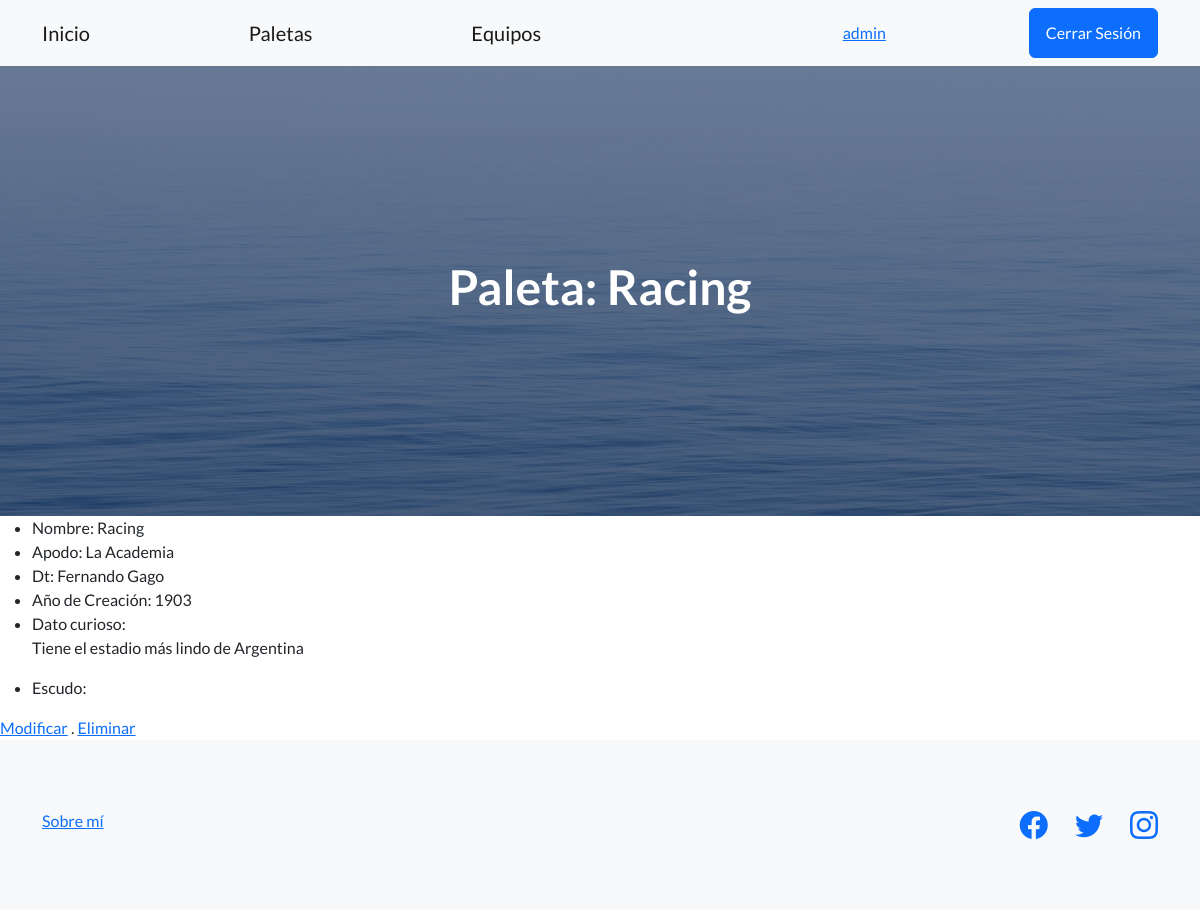
The app's page /paletas/2/ (signed in) with its own data.
### Aplicacion/models.py (models this page shows)
class Paleta(models.Model):
    nombre = models.CharField (max_length = 30)
    apodo = models.CharField (max_length = 30)
    dt = models.CharField (max_length = 30)
    anio_de_creacion = models.IntegerField ()
    dato_curioso = RichTextField()
    escudo = models.ImageField (upload_to = 'avatares', null = True, blank = True)
    def __str__(self):
        return f'{self.nombre}'

### Aplicacion/views.py (the view)
# urls.py: path('paletas/<int:pk>/', views.PaletaDetailView.as_view(), name = 'detalle_paletas'),
class PaletaDetailView(DetailView):
    model = Paleta
    template_name = "CBV/detalle_paleta.html"

### Aplicacion/templates/CBV/detalle_paleta.html (shortened to what this page needs)
{% extends 'base.html' %}
{% block h1_header %}
<h1>Paleta: {{paleta}}</h1>
{% endblock h1_header %}
{% block contenido %}
<ul>
    <li>Nombre: {{paleta.nombre}}</li>
    <li>Apodo: {{paleta.apodo}}</li>
    <li>Dt: {{paleta.dt}}</li>
    <li>Año de Creación: {{paleta.anio_de_creacion}}</li>
    <li>Dato curioso: {{paleta.dato_curioso | safe}}</li>
    <li>Escudo: <img src = {{paleta.escudo.url}} alt = '' height = '40px'></li>
</ul>
<a href = {% url 'Aplicacion:modificar_paletas' paleta.id %}>Modificar</a> . <a href = {% url 'Aplicacion:borrar_paletas' paleta.id%}>Eliminar</a>
{% endblock contenido %}

### templates/base.html (shortened to what this page needs)
<!DOCTYPE html>
<html lang="en">
    {% load static %}
    <head>
        <link href="https://cdn.jsdelivr.net/npm/bootstrap-icons@1.5.0/font/bootstrap-icons.css" rel="stylesheet" type="text/css" />
        <link href={% static 'css/styles.css' %} rel="stylesheet" />
    </head>
    <body>
        <nav class="navbar navbar-light bg-light static-top">
            <div class="container">
                <a class="navbar-brand" href={% url 'Aplicacion:inicio' %}>Inicio</a>
                <a class="navbar-brand" href={% url 'Aplicacion:lista_paletas' %}>Paletas</a>
                <a class="navbar-brand" href={% url 'Aplicacion:lista_equipos' %}>Equipos</a>
                {% if request.user.is_authenticated %}
                <a href={% url 'usuarios:ver_perfil' %}>{{request.user.username}}</a>
                <a class="btn btn-primary" href={% url 'usuarios:logout' %}>Cerrar Sesión</a>
                {% else %}
                <a class="btn btn-primary" href={% url 'usuarios:login' %}>Iniciar Sesión</a>
                <a class="btn btn-primary" href={% url 'usuarios:registro' %}>Registrate</a>
                {% endif %}
            </div>
        </nav>
        <header class="masthead">
            <div class="container position-relative">
                <div class="row justify-content-center">
                    <div class="col-xl-6">
                        <div class="text-center text-white">
                            {% block h1_header %}{% endblock h1_header %}
                        </div>
                    </div>
                </div>
            </div>
        </header>
        {% block contenido %}
        {% endblock contenido %}
        <footer class="footer bg-light">
            <div class="container">
                <div class="row">
                    <div class="col-lg-6 h-100 text-center text-lg-start my-auto">
                        <ul class="list-inline mb-2">
                            <li class="list-inline-item"><a href= {% url 'Aplicacion:about' %} >Sobre mí</a></li>
                        </ul>
                    </div>
                    <div class="col-lg-6 h-100 text-center text-lg-end my-auto">
                        <ul class="list-inline mb-0">
                            <li class="list-inline-item me-4">
                                <a href="#!"><i class="bi-facebook fs-3"></i></a>
                            </li>
                            <li class="list-inline-item me-4">
                                <a href="#!"><i class="bi-twitter fs-3"></i></a>
                            </li>
                            <li class="list-inline-item">
                                <a href="#!"><i class="bi-instagram fs-3"></i></a>
                            </li>
                        </ul>
                    </div>
                </div>
            </div>
        </footer>
    </body>
</html>

### records on screen
Paleta: nombre "Racing", apodo "La Academia", dt "Fernando Gago", anio_de_creacion "1903", dato_curioso "Tiene el estadio más lindo de Argentina"

### other values on screen
{{ request.user.username }} "admin"
